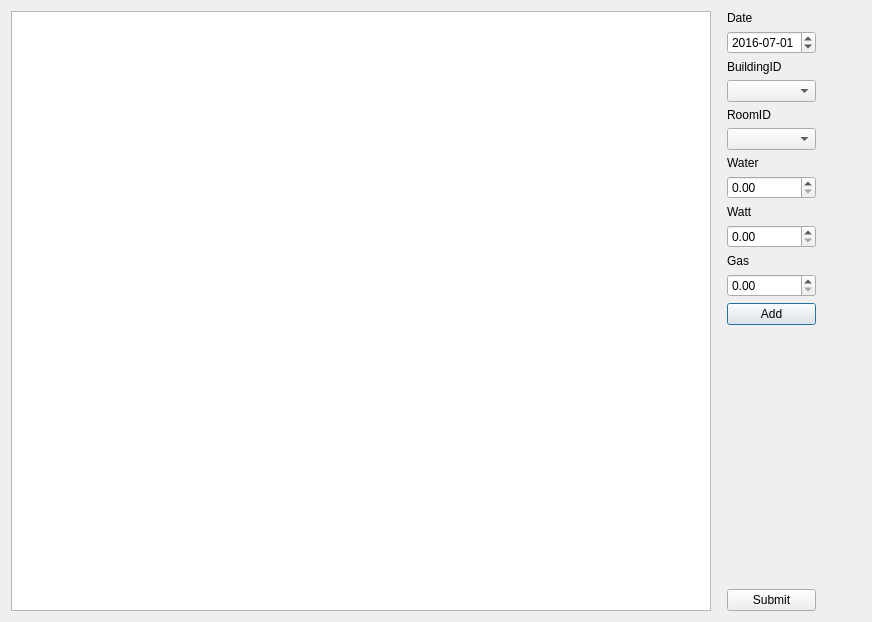
<?xml version="1.0" encoding="UTF-8"?>
<ui version="4.0">
 <class>RecordMeterDialog</class>
 <widget class="QDialog" name="RecordMeterDialog">
  <property name="geometry">
   <rect>
    <x>0</x>
    <y>0</y>
    <width>872</width>
    <height>620</height>
   </rect>
  </property>
  <property name="windowTitle">
   <string>MeterRecord</string>
  </property>
  <layout class="QFormLayout" name="formLayout">
   <item row="0" column="0">
    <layout class="QHBoxLayout" name="horizontalLayout">
     <property name="sizeConstraint">
      <enum>QLayout::SetNoConstraint</enum>
     </property>
     <item>
      <widget class="QTableView" name="tableView">
       <property name="minimumSize">
        <size>
         <width>700</width>
         <height>600</height>
        </size>
       </property>
      </widget>
     </item>
     <item>
      <layout class="QVBoxLayout" name="verticalLayout">
       <property name="sizeConstraint">
        <enum>QLayout::SetNoConstraint</enum>
       </property>
       <property name="leftMargin">
        <number>10</number>
       </property>
       <item>
        <widget class="QLabel" name="label">
         <property name="text">
          <string>Date</string>
         </property>
        </widget>
       </item>
       <item>
        <widget class="QDateEdit" name="dateEdit">
         <property name="dateTime">
          <datetime>
           <hour>0</hour>
           <minute>0</minute>
           <second>0</second>
           <year>2016</year>
           <month>7</month>
           <day>1</day>
          </datetime>
         </property>
         <property name="displayFormat">
          <string>yyyy-MM-dd</string>
         </property>
         <property name="date">
          <date>
           <year>2016</year>
           <month>7</month>
           <day>1</day>
          </date>
         </property>
        </widget>
       </item>
       <item>
        <widget class="QLabel" name="label_2">
         <property name="text">
          <string>BuildingID</string>
         </property>
        </widget>
       </item>
       <item>
        <widget class="QComboBox" name="buildingomboBox"/>
       </item>
       <item>
        <widget class="QLabel" name="label_3">
         <property name="text">
          <string>RoomID</string>
         </property>
        </widget>
       </item>
       <item>
        <widget class="QComboBox" name="roomComboBox"/>
       </item>
       <item>
        <widget class="QLabel" name="waterLabel">
         <property name="text">
          <string>Water</string>
         </property>
        </widget>
       </item>
       <item>
        <widget class="QDoubleSpinBox" name="waterDoubleSpinBox">
         <property name="maximum">
          <double>99999.990000000005239</double>
         </property>
        </widget>
       </item>
       <item>
        <widget class="QLabel" name="wattLabel">
         <property name="text">
          <string>Watt</string>
         </property>
        </widget>
       </item>
       <item>
        <widget class="QDoubleSpinBox" name="wattDoubleSpinBox">
         <property name="maximum">
          <double>99999.990000000005239</double>
         </property>
        </widget>
       </item>
       <item>
        <widget class="QLabel" name="gasLabel">
         <property name="text">
          <string>Gas</string>
         </property>
        </widget>
       </item>
       <item>
        <widget class="QDoubleSpinBox" name="gasDoubleSpinBox">
         <property name="maximum">
          <double>99999.990000000005239</double>
         </property>
        </widget>
       </item>
       <item>
        <widget class="QPushButton" name="insertRecordPushButton">
         <property name="text">
          <string>Add</string>
         </property>
        </widget>
       </item>
       <item>
        <spacer name="verticalSpacer">
         <property name="orientation">
          <enum>Qt::Vertical</enum>
         </property>
         <property name="sizeHint" stdset="0">
          <size>
           <width>20</width>
           <height>40</height>
          </size>
         </property>
        </spacer>
       </item>
       <item>
        <widget class="QPushButton" name="confirmPushButton">
         <property name="text">
          <string>Submit</string>
         </property>
        </widget>
       </item>
      </layout>
     </item>
    </layout>
   </item>
  </layout>
 </widget>
 <resources/>
 <connections/>
</ui>
